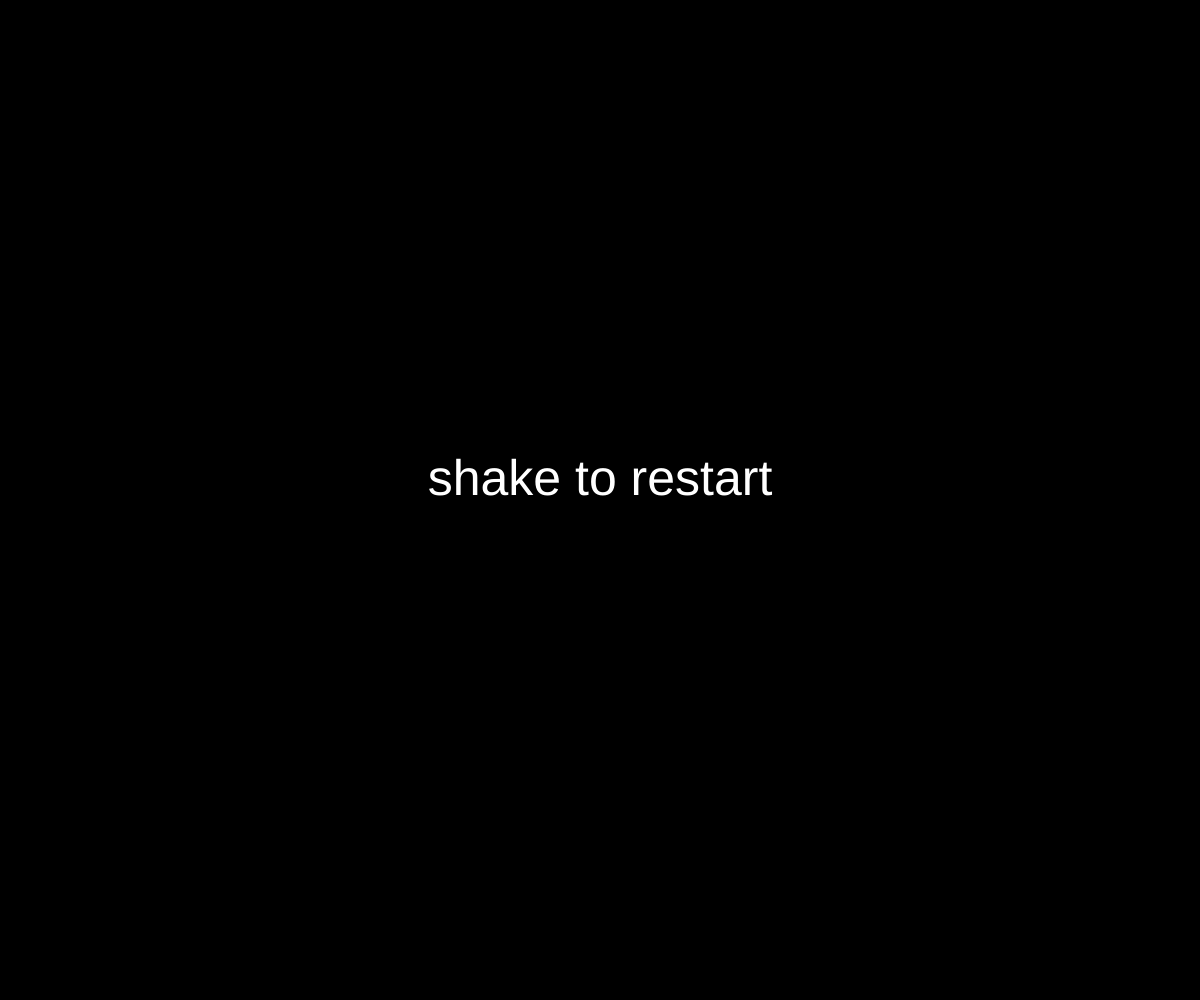
Frame 1 (no input)
Frame 60 (no input): identical to frame 1, image omitted
Frame 120 (the mouse pressed at the canvas centre since frame 60): identical to frame 1, image omitted

The p5.js sketch that drew this single still picture (run headless with seeded random() and noise() and a simulated clock; from frame 60 on, the mouse is pressed at the canvas centre):

// p5.js sketch
// ── sketch.js
var bgColor = 'black';

function setup() {
  createCanvas(windowWidth,windowHeight);
  //angleMode(DEGREES);
  colorMode(HSB);
  background(bgColor);
}

function draw() {

 //var rotZ = map(rotationZ, 0 ,360, 1, width);
  var rotY = map(rotationX, -180 , 180, -width * 4, width * 4);
  var rotX = map(rotationY, -90 , 90, -height/2, height/2);
  if(rotationX > -45 && rotationX < 45 && rotationY > -45 && rotationY < 45 ){
  noStroke();
  //fill(0,0,0,50);
  //posX = width/2 + rotX;
  //posY = height/2 + rotY;
  var customHue = 2 * (rotY / width + 1/8) * 255 ;
  var customSaturation = 2 * ( rotX / height + 1/4) * 255;
  fill(customHue, customSaturation, 255);
  ellipse(width/2 + rotX, height/2 + rotY, 40);
  ellipse(width/2 - rotX, height/2 - rotY, 40);
  } 
  fill(0,0,0,10);
  ellipse(width/2, height/2, 400);
  fill(255);  
  if(abs(rotX) < 10 || abs(rotY) < 10){
  textAlign(CENTER);    
  textSize(50);
  text("shake to restart",width/2, height/2-5);
  }

    //if(rotationX < -45 || rotationX > 45 || rotationY < -45 || rotationY > 45 ){
  //fill(0,0,0,50);
  //quad(0,0,width,0,width,rotX + tan(rotationZ) * width/2 - height/4, 0,rotX - tan(rotationZ) * width/2 - height/4);
}

function deviceShaken(){
    fill(bgColor);
    rect(0,0,width,height);
    }
